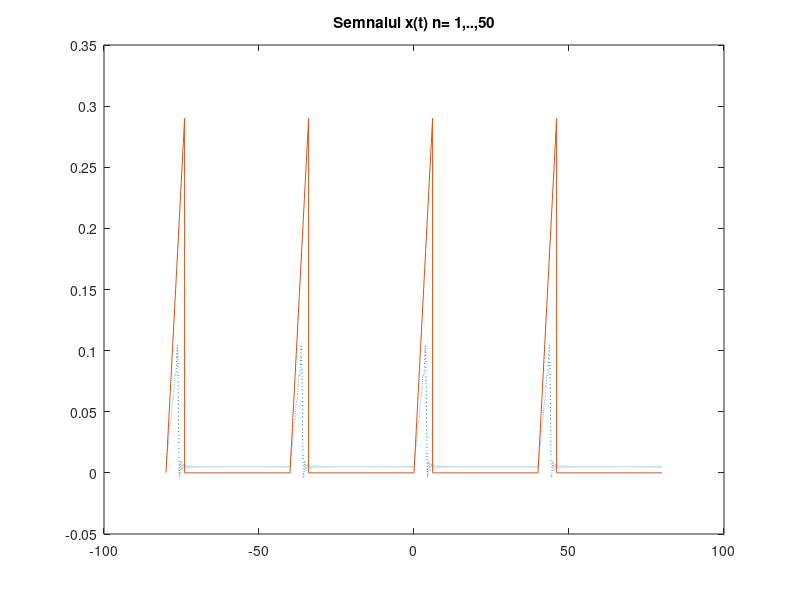
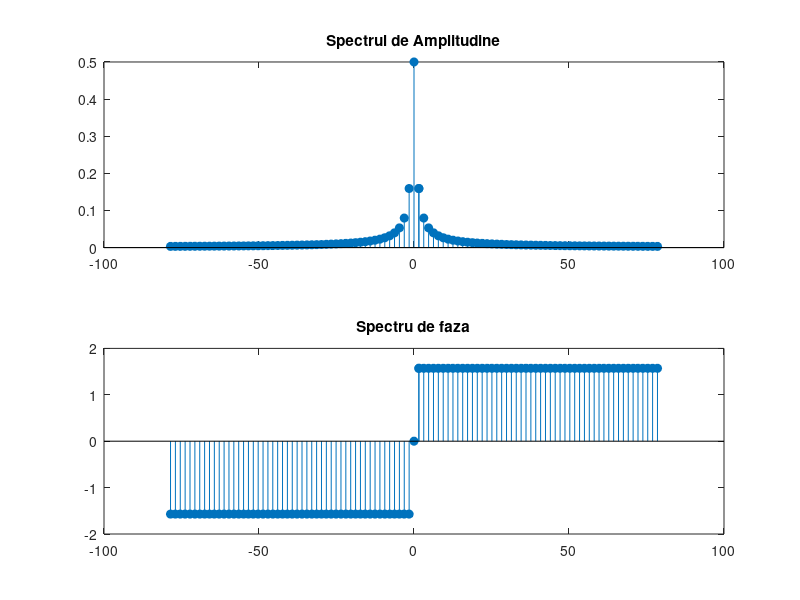

MATLAB code for these plots, in order:
T = 40; 
wo = 2*pi/T;			
C0 = 16/1600;				
t = -80:0.01:80;				
N = 50;			
% 50 coeficienti
x = C0*ones(size(t));		
   
   for k = 1:N,			
      Xk =2*(exp(-j*k*wo*4)*(-4*j*k*wo+exp(4*j*wo*k)-1))/(j*j*k*k*wo*wo*T*T);       
      %integrala pentru o functie 
      % f={-2A*t/T), pt t intre 0 si 4, 0 in rest 
      
      %semnalul reconstruit
      x = x + real(Xk*exp(j*k*wo*t));	
   end;
   

plot(t,x,':');			
hold on;
plot([ -80 -74 -74 -40 -34 -34 0 6 6 40 46 46 80],[ 0 0.29 0 0 0.29 0 0 0.29 0 0 0.29 0 0   ],'-'); 
%semnalul initial
hold off;
hold off;
titlevec = ['Semnalul x(t) n= ' num2str(1),',..,',num2str(N)];
title(titlevec);
 
clear;					
figure(2); clf;			

T = 4; wo = 2*pi/T;			

D0 = 0.5;				

i = 1;					

for k = 1:50,				
   Xk(i) = j/(2*pi*k)                  
   w(i) = k*wo;				
	i = i + 1;			
end;

Xk(i) = D0
w(i) = 0;	
i = i + 1;				
for k = -50:1			
   Xk(i) = j/(2*pi*k)                 
   w(i) = k*wo;				
   i = i + 1;				
end;


subplot(2,1,1);				
% spectru de amplitudine
stem(w,abs(Xk),'filled');
title('Spectrul de Amplitudine');

subplot(2,1,2);				
% spectru de faza
stem(w,angle(Xk),'filled');
title('Spectru de faza');